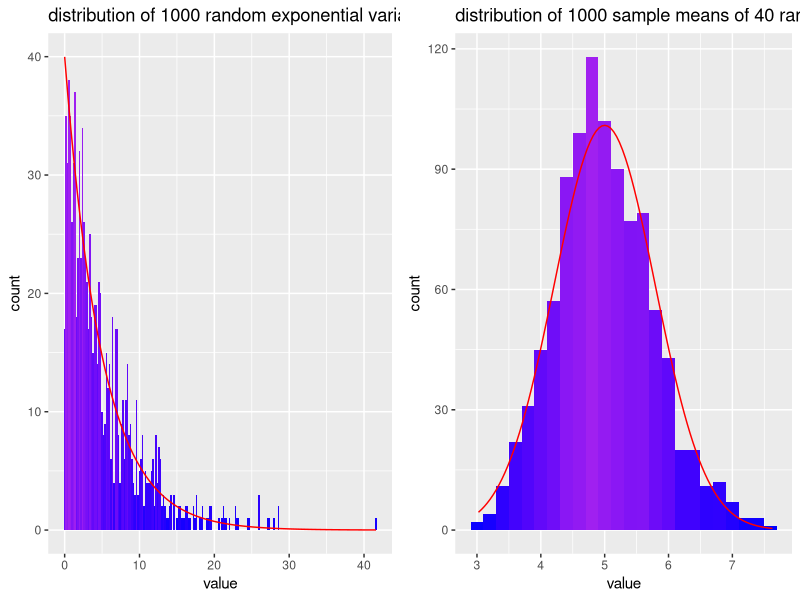

This chart was generated by the following R code:
## ---- chunk 1
#opts_chunk$set(fig.width=8, fig.height=8,dpi=144)
#https://github.com/lgreski/datasciencectacontent/blob/master/markdown/statinf-expDistChecklist.md
require(ggplot2)
require(dplyr)
require(gridExtra)
## ---- chunk 2
set.seed(5074491)
samples<-1000
lambda<-0.2
samples1k<-rexp(samples,rate=lambda)
means1kx40<-replicate(samples,mean(rexp(40,rate=lambda)))
# data1k<- data.frame(samples1k)
# names(data1k)<-'expSamples'
# data1kx40<-data.frame(means1kx40)
# names(data1kx40)<-'meanExp40Samples'

#names(data)<-c('expSamples','meanExp40Samples')

## ---- chunk 3
themean<-mean(means1kx40)
themean
## ---- chunk 4
var(means1kx40)
## ---- chunk 5
sigmas<-c(1,2,3,4)
fractions<-sapply(sigmas, function(x) { sum((means1kx40 < (themean + x/(lambda*sqrt(40)) )) & (means1kx40 > (themean - x/(lambda*sqrt(40)))))/length(means1kx40)}) 
round(fractions,digits=3)
# normal distribution
normfracs<-sapply(sigmas,function(x) { pnorm(x) - pnorm(-x)})
round(normfracs,digits=3)
## ---- chunk 6
# plot distributions
dnormscale<-function(x,scale=1.0,...) { scale*dnorm(x,...)}
dexpscale<-function(x,scale=1.0,...) { scale*dexp(x,...)}
df<-data.frame(samples1k,means1kx40)
hist_exp<-ggplot(data=df,aes(x=samples1k)) + geom_histogram(binwidth=0.2,aes(fill=..count..)) +labs(title='distribution of 1000 random exponential variables',x='value',y='count') +
scale_fill_gradientn(colours=c('blue','purple')) + stat_function(fun=dexpscale,colour='red',args=list(scale=samples*0.2,rate=lambda))+ guides(fill=F)

hist_expMean<-ggplot(data=df,aes(x=means1kx40)) + geom_histogram(binwidth=0.2,aes(fill=..count..)) +
labs(title='distribution of 1000 sample means of 40 random exponential variables',x='value',y='count') +scale_fill_gradientn(colours=c('blue','purple')) +  guides(fill=F)+
stat_function(fun=dnormscale,colour='red',args=list(scale=0.2*samples,mean=1/lambda,sd=1/(lambda*sqrt(40))))

#hist_exp
grid.arrange(hist_exp,hist_expMean,nrow=1)
# add curves to these, the population distribution and also the exponential and gausssian fits to our sampled data
